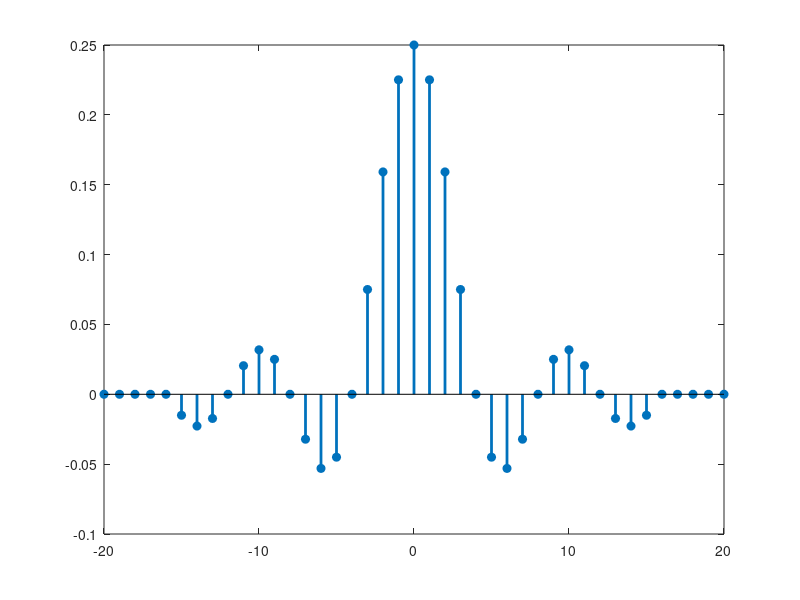

Source code (MATLAB): (Note: this script raises an error after producing the figure.)
clc; clear all; close all;

% Parâmetros comuns
wc = 0.25 * pi; % Frequência de corte
M = 30;         % Ordem do filtro (M = 30)
alpha = M / 2;  % Deslocamento (15 amostras)

% ================= 1. SINC TRUNCADA (VERMELHA, CENTRADA EM 0) =================
n1 = -20:20;
h_trunc = zeros(size(n1));
for i = 1:length(n1)
    val = n1(i);
    if abs(val) <= alpha
        if val == 0
            h_trunc(i) = wc / pi;
        else
            h_trunc(i) = sin(wc * val) / (pi * val);
        end
    else
        h_trunc(i) = 0; % Truncamento (fora de [-15, 15])
    end
end

fig1 = figure('Position', [100, 100, 800, 420], 'Visible', 'off');
s1 = stem(n1, h_trunc, 'filled', 'LineWidth', 2.0);
s1.Color = [0.8500, 0.1600, 0.1600]; % Vermelho
s1.MarkerSize = 6;
grid on;
ax1 = gca;
ax1.GridLineStyle = '--';
ax1.GridAlpha = 0.5;
ax1.FontSize = 12;
ax1.FontName = 'Arial';
ax1.Box = 'on';

title('Aproximação de Ordem M = 30 - Resposta Truncada g_{trunc}[k]', 'FontSize', 14, 'FontWeight', 'bold', 'FontName', 'Arial');
xlabel('Índice da Amostra (k)', 'FontSize', 12, 'FontName', 'Arial');
ylabel('Amplitude g_{trunc}[k]', 'FontSize', 12, 'FontName', 'Arial');
xlim([-21, 21]);
ylim([-0.1, 0.3]);

% Linhas indicando os limites de truncamento
hold on;
plot([-15, -15], [-0.1, 0.3], 'k--', 'LineWidth', 1.2);
plot([15, 15], [-0.1, 0.3], 'k--', 'LineWidth', 1.2);
text(-14.5, 0.27, 'k = -15', 'Color', 'black', 'FontSize', 10, 'FontName', 'Arial');
text(11.5, 0.27, 'k = 15', 'Color', 'black', 'FontSize', 10, 'FontName', 'Arial');
hold off;

% Salvar no scratch
output_path1 = 'C:\Users\engma\.gemini\antigravity-cli\brain\aaf32d08-cb6b-42ba-874d-38315eaacaae\scratch\sinc_truncada.svg';
print(fig1, output_path1, '-dsvg');
close(fig1);


% ================= 2. SINC TRUNCADA E DESLOCADA (CAUSAL - VERDE BANDEIRA) =================
n2 = -5:35;
h_causal = zeros(size(n2));
for i = 1:length(n2)
    val = n2(i);
    % Deslocado de 15 amostras: o suporte agora é de 0 a 30
    if val >= 0 && val <= M
        if val == alpha
            h_causal(i) = wc / pi;
        else
            h_causal(i) = sin(wc * (val - alpha)) / (pi * (val - alpha));
        end
    else
        h_causal(i) = 0; % Nulo para k < 0 e k > 30 (causal e finito)
    end
end

fig2 = figure('Position', [100, 100, 800, 420], 'Visible', 'off');
s2 = stem(n2, h_causal, 'filled', 'LineWidth', 2.0);
s2.Color = [0.0, 0.5000, 0.0]; % Verde Bandeira solicitado
s2.MarkerSize = 6;
grid on;
ax2 = gca;
ax2.GridLineStyle = '--';
ax2.GridAlpha = 0.5;
ax2.FontSize = 12;
ax2.FontName = 'Arial';
ax2.Box = 'on';

title('Filtro Causal e Finito de Ordem M = 30 - Resposta ao Impulso g[k]', 'FontSize', 14, 'FontWeight', 'bold', 'FontName', 'Arial');
xlabel('Índice da Amostra (k)', 'FontSize', 12, 'FontName', 'Arial');
ylabel('Amplitude g[k]', 'FontSize', 12, 'FontName', 'Arial');
xlim([-6, 36]);
ylim([-0.1, 0.3]);

% Evidenciar o deslocamento temporal:
hold on;
% 1. Linha vertical no antigo pico (k = 0)
plot([0, 0], [-0.1, 0.3], 'r--', 'LineWidth', 1.2);
text(-4.5, 0.27, 'k = 0 (Antigo Pico)', 'Color', 'r', 'FontSize', 10, 'FontName', 'Arial');

% 2. Linha vertical no novo pico (k = 15)
plot([15, 15], [-0.1, 0.3], 'b--', 'LineWidth', 1.2);
text(15.5, 0.27, 'k = 15 (Novo Pico)', 'Color', 'b', 'FontSize', 10, 'FontName', 'Arial');

% 3. Desenhar a seta indicadora de deslocamento (de 0 para 15 na altura y = 0.22)
% Corpo da seta
plot([0, 15], [0.22, 0.22], 'k-', 'LineWidth', 1.5);
% Ponta da seta no k = 15
plot([14.0, 15, 14.0], [0.225, 0.22, 0.215], 'k-', 'LineWidth', 1.5);
% Ponta da seta no k = 0 (seta dupla para mostrar a distância)
plot([1.0, 0, 1.0], [0.225, 0.22, 0.215], 'k-', 'LineWidth', 1.5);
% Texto explicativo da seta
text(7.5, 0.235, 'Atraso \alpha = M/2 = 15 amostras', 'HorizontalAlignment', 'center', 'FontSize', 10, 'FontWeight', 'bold', 'FontName', 'Arial', 'Color', [0.2, 0.2, 0.2]);

% 4. Destaque para região causal (k >= 0) em Verde Bandeira
plot([0, 30], [-0.05, -0.05], 'Color', [0.0, 0.5000, 0.0], 'LineWidth', 2.0);
text(15, -0.075, 'Região de Suporte Causal (0 ≤ k ≤ 30)', 'Color', [0.0, 0.4000, 0.0], 'FontSize', 9.5, 'FontWeight', 'bold', 'HorizontalAlignment', 'center', 'FontName', 'Arial');

hold off;

% Salvar no scratch
output_path2 = 'C:\Users\engma\.gemini\antigravity-cli\brain\aaf32d08-cb6b-42ba-874d-38315eaacaae\scratch\sinc_deslocada.svg';
print(fig2, output_path2, '-dsvg');
close(fig2);

disp('Gráficos da sinc truncada e deslocada (verde bandeira) gerados com sucesso!');
